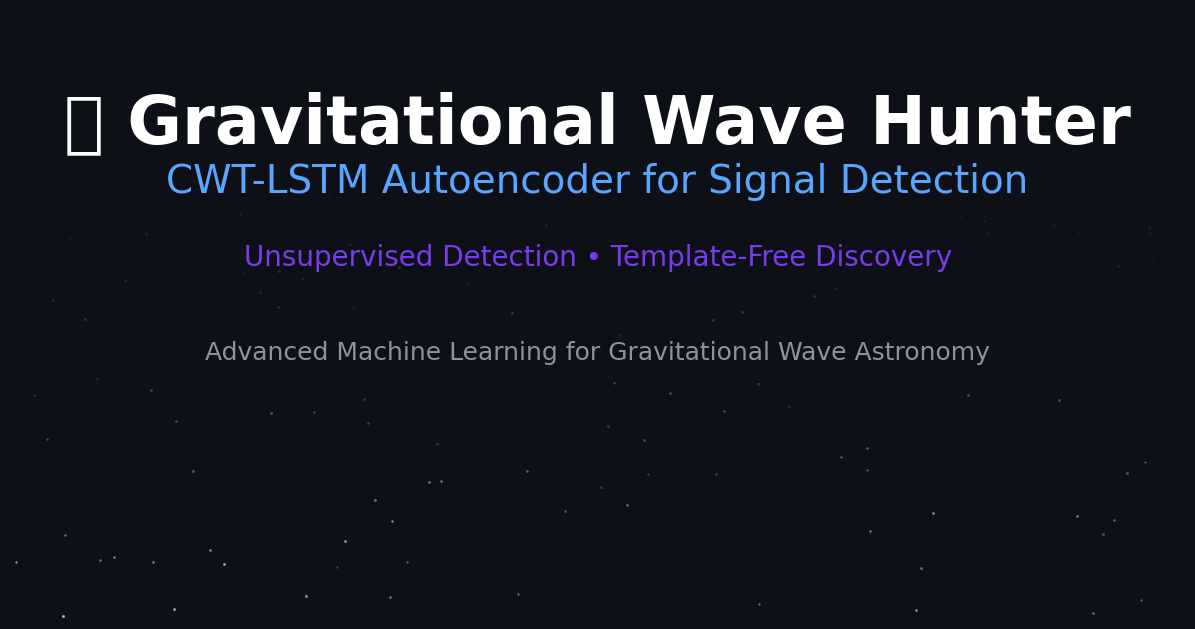

This figure's Python source:
#!/usr/bin/env python3
"""
Generate a clean, professional GitHub banner for Gravitational Wave Hunter
Fixed version with proper text placement and no random equations
"""

import matplotlib.pyplot as plt
import matplotlib.patches as patches
from matplotlib.patches import Rectangle, FancyBboxPatch
import numpy as np

# Set up the figure with proper GitHub banner dimensions
fig, ax = plt.subplots(1, 1, figsize=(12.8, 6.4), dpi=100)
ax.set_xlim(0, 1280)
ax.set_ylim(0, 640)
ax.axis('off')

# Background gradient (dark space theme)
background = np.linspace(0, 1, 640)
for i, alpha in enumerate(background):
    ax.axhline(y=i, color='#0d1117', alpha=0.1 + 0.9 * alpha)

# Add subtle star field
np.random.seed(42)  # For reproducible star positions
star_x = np.random.uniform(0, 1280, 150)
star_y = np.random.uniform(0, 640, 150)
star_sizes = np.random.uniform(0.5, 2, 150)
star_alphas = np.random.uniform(0.3, 0.8, 150)

for x, y, size, alpha in zip(star_x, star_y, star_sizes, star_alphas):
    ax.scatter(x, y, s=size, c='white', alpha=alpha, marker='*')

# Main title
ax.text(640, 520, '🌌 Gravitational Wave Hunter', 
        fontsize=48, fontweight='bold', ha='center', va='center',
        color='white', fontfamily='sans-serif')

# Subtitle
ax.text(640, 460, 'CWT-LSTM Autoencoder for Signal Detection', 
        fontsize=28, ha='center', va='center',
        color='#58a6ff', fontweight='medium', fontfamily='sans-serif')

# Key features
ax.text(640, 380, 'Unsupervised Detection • Template-Free Discovery', 
        fontsize=20, ha='center', va='center',
        color='#7c3aed', fontweight='medium', fontfamily='sans-serif')

# Bottom tagline
ax.text(640, 280, 'Advanced Machine Learning for Gravitational Wave Astronomy', 
        fontsize=18, ha='center', va='center',
        color='#8b949e', fontweight='medium', fontfamily='sans-serif')

# Save the banner
plt.tight_layout()
plt.savefig('assets/github_banner.png', 
            bbox_inches='tight', 
            dpi=100, 
            facecolor='#0d1117',
            edgecolor='none')
plt.close()

print("SUCCESS: New clean GitHub banner generated: assets/github_banner.png")
print("INFO: Dimensions: 1280x640 pixels (GitHub standard)")
print("INFO: Minimalist design with no clutter")
print("INFO: Professional space theme with clean text only")
